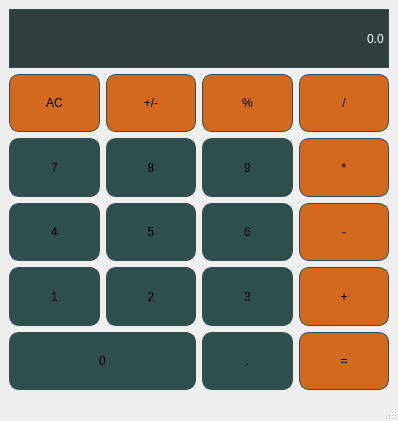
<?xml version="1.0" encoding="UTF-8"?>
<ui version="4.0">
 <class>Calculator</class>
 <widget class="QMainWindow" name="Calculator">
  <property name="geometry">
   <rect>
    <x>0</x>
    <y>0</y>
    <width>398</width>
    <height>421</height>
   </rect>
  </property>
  <property name="windowTitle">
   <string>Calculator</string>
  </property>
  <widget class="QWidget" name="centralwidget">
   <layout class="QGridLayout" name="gridLayout">
    <item row="4" column="1">
     <widget class="QPushButton" name="Btn2">
      <property name="sizePolicy">
       <sizepolicy hsizetype="Preferred" vsizetype="Expanding">
        <horstretch>0</horstretch>
        <verstretch>0</verstretch>
       </sizepolicy>
      </property>
      <property name="styleSheet">
       <string notr="true">QPushButton{
	background-color:#2F4F4F;
	border:1px solid darkslategray;
	border-radius:10px;
	padding:3px;
}

QPushButton:pressed{
	background-color:#F0F F0;
	border:1px solid darkslategray;
	padding:3px;
}</string>
      </property>
      <property name="text">
       <string>2</string>
      </property>
     </widget>
    </item>
    <item row="4" column="2">
     <widget class="QPushButton" name="Btn3">
      <property name="sizePolicy">
       <sizepolicy hsizetype="Preferred" vsizetype="Expanding">
        <horstretch>0</horstretch>
        <verstretch>0</verstretch>
       </sizepolicy>
      </property>
      <property name="styleSheet">
       <string notr="true">QPushButton{
	background-color:#2F4F4F;
	border:1px solid darkslategray;
	border-radius:10px;
	padding:3px;
}

QPushButton:pressed{
	background-color:#F0F F0;
	border:1px solid darkslategray;
	padding:3px;
}</string>
      </property>
      <property name="text">
       <string>3</string>
      </property>
     </widget>
    </item>
    <item row="3" column="1">
     <widget class="QPushButton" name="Btn5">
      <property name="sizePolicy">
       <sizepolicy hsizetype="Preferred" vsizetype="Expanding">
        <horstretch>0</horstretch>
        <verstretch>0</verstretch>
       </sizepolicy>
      </property>
      <property name="styleSheet">
       <string notr="true">QPushButton{
	background-color:#2F4F4F;
	border:1px solid darkslategray;
	border-radius:10px;
	padding:3px;
}

QPushButton:pressed{
	background-color:#F0F F0;
	border:1px solid darkslategray;
	padding:3px;
}</string>
      </property>
      <property name="text">
       <string>5</string>
      </property>
     </widget>
    </item>
    <item row="2" column="1">
     <widget class="QPushButton" name="Btn8">
      <property name="sizePolicy">
       <sizepolicy hsizetype="Preferred" vsizetype="Expanding">
        <horstretch>0</horstretch>
        <verstretch>0</verstretch>
       </sizepolicy>
      </property>
      <property name="styleSheet">
       <string notr="true">QPushButton{
	background-color:#2F4F4F;
	border:1px solid darkslategray;
	border-radius:10px;
	padding:3px;
}

QPushButton:pressed{
	background-color:#F0F F0;
	border:1px solid darkslategray;
	padding:3px;
}</string>
      </property>
      <property name="text">
       <string>8</string>
      </property>
     </widget>
    </item>
    <item row="3" column="0">
     <widget class="QPushButton" name="Btn4">
      <property name="sizePolicy">
       <sizepolicy hsizetype="Preferred" vsizetype="Expanding">
        <horstretch>0</horstretch>
        <verstretch>0</verstretch>
       </sizepolicy>
      </property>
      <property name="styleSheet">
       <string notr="true">QPushButton{
	background-color:#2F4F4F;
	border:1px solid darkslategray;
	border-radius:10px;
	padding:3px;
}

QPushButton:pressed{
	background-color:#F0F F0;
	border:1px solid darkslategray;
	padding:3px;
}</string>
      </property>
      <property name="text">
       <string>4</string>
      </property>
     </widget>
    </item>
    <item row="3" column="2">
     <widget class="QPushButton" name="Btn6">
      <property name="sizePolicy">
       <sizepolicy hsizetype="Preferred" vsizetype="Expanding">
        <horstretch>0</horstretch>
        <verstretch>0</verstretch>
       </sizepolicy>
      </property>
      <property name="styleSheet">
       <string notr="true">QPushButton{
	background-color:#2F4F4F;
	border:1px solid darkslategray;
	border-radius:10px;
	padding:3px;
}

QPushButton:pressed{
	background-color:#F0F F0;
	border:1px solid darkslategray;
	padding:3px;
}</string>
      </property>
      <property name="text">
       <string>6</string>
      </property>
     </widget>
    </item>
    <item row="2" column="0">
     <widget class="QPushButton" name="Btn7">
      <property name="sizePolicy">
       <sizepolicy hsizetype="Preferred" vsizetype="Expanding">
        <horstretch>0</horstretch>
        <verstretch>0</verstretch>
       </sizepolicy>
      </property>
      <property name="styleSheet">
       <string notr="true">QPushButton{
	background-color:#2F4F4F;
	border:1px solid darkslategray;
	border-radius:10px;
	padding:3px;
}

QPushButton:pressed{
	background-color:#F0F F0;
	border:1px solid darkslategray;
	padding:3px;
}</string>
      </property>
      <property name="text">
       <string>7</string>
      </property>
     </widget>
    </item>
    <item row="2" column="2">
     <widget class="QPushButton" name="Btn9">
      <property name="sizePolicy">
       <sizepolicy hsizetype="Preferred" vsizetype="Expanding">
        <horstretch>0</horstretch>
        <verstretch>0</verstretch>
       </sizepolicy>
      </property>
      <property name="styleSheet">
       <string notr="true">QPushButton{
	background-color:#2F4F4F;
	border:1px solid darkslategray;
	border-radius:10px;
	padding:3px;
}

QPushButton:pressed{
	background-color:#F0F F0;
	border:1px solid darkslategray;
	padding:3px;
}</string>
      </property>
      <property name="text">
       <string>9</string>
      </property>
     </widget>
    </item>
    <item row="4" column="0">
     <widget class="QPushButton" name="Btn1">
      <property name="sizePolicy">
       <sizepolicy hsizetype="Preferred" vsizetype="Expanding">
        <horstretch>0</horstretch>
        <verstretch>0</verstretch>
       </sizepolicy>
      </property>
      <property name="styleSheet">
       <string notr="true">QPushButton{
	background-color:#2F4F4F;
	border:1px solid darkslategray;
	border-radius:10px;
	padding:3px;
}

QPushButton:pressed{
	background-color:#F0F F0;
	border:1px solid darkslategray;
	padding:3px;
}</string>
      </property>
      <property name="text">
       <string>1</string>
      </property>
     </widget>
    </item>
    <item row="1" column="0">
     <widget class="QPushButton" name="BtnClear">
      <property name="sizePolicy">
       <sizepolicy hsizetype="Preferred" vsizetype="Expanding">
        <horstretch>0</horstretch>
        <verstretch>0</verstretch>
       </sizepolicy>
      </property>
      <property name="styleSheet">
       <string notr="true">QPushButton{
	background-color:#D2691E;
	border:1px solid darkslategray;
	border-radius:10px;
	padding:3px;
}

QPushButton:pressed{
	background-color:#F0F F0;
	border:1px solid darkslategray;
	padding:3px;
}
</string>
      </property>
      <property name="text">
       <string>AC</string>
      </property>
     </widget>
    </item>
    <item row="5" column="0" colspan="2">
     <widget class="QPushButton" name="Btn0">
      <property name="sizePolicy">
       <sizepolicy hsizetype="Preferred" vsizetype="Expanding">
        <horstretch>0</horstretch>
        <verstretch>0</verstretch>
       </sizepolicy>
      </property>
      <property name="styleSheet">
       <string notr="true">QPushButton{
	background-color:#2F4F4F;
	border:1px solid darkslategray;
	border-radius:10px;
	padding:3px;
}

QPushButton:pressed{
	background-color:#F0F F0;
	border:1px solid darkslategray;
	padding:3px;
}</string>
      </property>
      <property name="text">
       <string>0</string>
      </property>
     </widget>
    </item>
    <item row="1" column="1">
     <widget class="QPushButton" name="ChangeSign">
      <property name="sizePolicy">
       <sizepolicy hsizetype="Preferred" vsizetype="Expanding">
        <horstretch>0</horstretch>
        <verstretch>0</verstretch>
       </sizepolicy>
      </property>
      <property name="styleSheet">
       <string notr="true">QPushButton{
	background-color:#D2691E;
	border:1px solid darkslategray;
	border-radius:10px;
	padding:3px;
}

QPushButton:pressed{
	background-color:#F0F F0;
	border:1px solid darkslategray;
	padding:3px;
}
</string>
      </property>
      <property name="text">
       <string>+/-</string>
      </property>
     </widget>
    </item>
    <item row="5" column="2">
     <widget class="QPushButton" name="BtnDot">
      <property name="sizePolicy">
       <sizepolicy hsizetype="Preferred" vsizetype="Preferred">
        <horstretch>0</horstretch>
        <verstretch>0</verstretch>
       </sizepolicy>
      </property>
      <property name="styleSheet">
       <string notr="true">QPushButton{
	background-color:#2F4F4F;
	border:1px solid darkslategray;
	border-radius:10px;
	padding:3px;
}

QPushButton:pressed{
	background-color:#F0F F0;
	border:1px solid darkslategray;
	padding:3px;
}</string>
      </property>
      <property name="text">
       <string>.</string>
      </property>
     </widget>
    </item>
    <item row="3" column="3">
     <widget class="QPushButton" name="BtnSubstract">
      <property name="sizePolicy">
       <sizepolicy hsizetype="Preferred" vsizetype="Expanding">
        <horstretch>0</horstretch>
        <verstretch>0</verstretch>
       </sizepolicy>
      </property>
      <property name="styleSheet">
       <string notr="true">QPushButton{
	background-color:#D2691E;
	border:1px solid darkslategray;
	border-radius:10px;
	padding:3px;
}

QPushButton:pressed{
	background-color:#F0F F0;
	border:1px solid darkslategray;
	padding:3px;
}
</string>
      </property>
      <property name="text">
       <string>-</string>
      </property>
     </widget>
    </item>
    <item row="5" column="3">
     <widget class="QPushButton" name="BtnEqual">
      <property name="sizePolicy">
       <sizepolicy hsizetype="Preferred" vsizetype="Expanding">
        <horstretch>0</horstretch>
        <verstretch>0</verstretch>
       </sizepolicy>
      </property>
      <property name="styleSheet">
       <string notr="true">QPushButton{
	background-color:#D2691E;
	border:1px solid darkslategray;
	border-radius:10px;
	padding:3px;
}

QPushButton:pressed{
	background-color:#F0F F0;
	border:1px solid darkslategray;
	padding:3px;
}
</string>
      </property>
      <property name="text">
       <string>=</string>
      </property>
     </widget>
    </item>
    <item row="4" column="3">
     <widget class="QPushButton" name="BtnAdd">
      <property name="sizePolicy">
       <sizepolicy hsizetype="Preferred" vsizetype="Expanding">
        <horstretch>0</horstretch>
        <verstretch>0</verstretch>
       </sizepolicy>
      </property>
      <property name="styleSheet">
       <string notr="true">QPushButton{
	background-color:#D2691E;
	border:1px solid darkslategray;
	border-radius:10px;
	padding:3px;
}

QPushButton:pressed{
	background-color:#F0F F0;
	border:1px solid darkslategray;
	padding:3px;
}
</string>
      </property>
      <property name="text">
       <string>+</string>
      </property>
     </widget>
    </item>
    <item row="2" column="3">
     <widget class="QPushButton" name="BtnMultiply">
      <property name="sizePolicy">
       <sizepolicy hsizetype="Preferred" vsizetype="Expanding">
        <horstretch>0</horstretch>
        <verstretch>0</verstretch>
       </sizepolicy>
      </property>
      <property name="styleSheet">
       <string notr="true">QPushButton{
	background-color:#D2691E;
	border:1px solid darkslategray;
	border-radius:10px;
	padding:3px;
}

QPushButton:pressed{
	background-color:#F0F F0;
	border:1px solid darkslategray;
	padding:3px;
}
</string>
      </property>
      <property name="text">
       <string>*</string>
      </property>
     </widget>
    </item>
    <item row="1" column="3">
     <widget class="QPushButton" name="BtnDivide">
      <property name="sizePolicy">
       <sizepolicy hsizetype="Preferred" vsizetype="Expanding">
        <horstretch>0</horstretch>
        <verstretch>0</verstretch>
       </sizepolicy>
      </property>
      <property name="styleSheet">
       <string notr="true">QPushButton{
	background-color:#D2691E;
	border:1px solid darkslategray;
	border-radius:10px;
	padding:3px;
}

QPushButton:pressed{
	background-color:#F0F F0;
	border:1px solid darkslategray;
	padding:3px;
}
</string>
      </property>
      <property name="text">
       <string>/</string>
      </property>
     </widget>
    </item>
    <item row="1" column="2">
     <widget class="QPushButton" name="pushButton_2">
      <property name="sizePolicy">
       <sizepolicy hsizetype="Preferred" vsizetype="Preferred">
        <horstretch>0</horstretch>
        <verstretch>0</verstretch>
       </sizepolicy>
      </property>
      <property name="styleSheet">
       <string>QPushButton{
	background-color:#D2691E;
	border:1px solid darkslategray;
	border-radius:10px;
	padding:3px;
}

QPushButton:pressed{
	background-color:#F0F F0;
	border:1px solid darkslategray;
	padding:3px;
}
</string>
      </property>
      <property name="text">
       <string>%</string>
      </property>
     </widget>
    </item>
    <item row="0" column="0" colspan="4">
     <widget class="QLineEdit" name="Display">
      <property name="sizePolicy">
       <sizepolicy hsizetype="Preferred" vsizetype="Expanding">
        <horstretch>0</horstretch>
        <verstretch>0</verstretch>
       </sizepolicy>
      </property>
      <property name="layoutDirection">
       <enum>Qt::LeftToRight</enum>
      </property>
      <property name="styleSheet">
       <string notr="true">QLineEdit{
	font: 75 18pt &quot;Arial&quot;;
	background-color:#2F3F3F;
	border:1px solid darkslategray;
	color:#FFFFFF;
}</string>
      </property>
      <property name="text">
       <string>0.0</string>
      </property>
      <property name="alignment">
       <set>Qt::AlignRight|Qt::AlignTrailing|Qt::AlignVCenter</set>
      </property>
     </widget>
    </item>
   </layout>
  </widget>
  <widget class="QMenuBar" name="menubar">
   <property name="geometry">
    <rect>
     <x>0</x>
     <y>0</y>
     <width>398</width>
     <height>24</height>
    </rect>
   </property>
  </widget>
  <widget class="QStatusBar" name="statusbar"/>
 </widget>
 <resources/>
 <connections/>
</ui>
